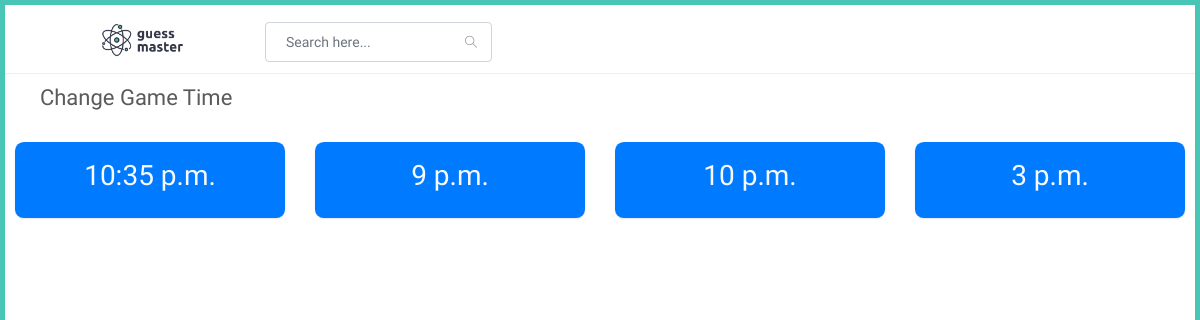
/adminapp/change-time, run on the app's committed database.
### adminapp/models.py (models this page shows, shortened)
class PlayTime(models.Model):
    start_time = models.TimeField()
    end_time = models.TimeField()

### adminapp/views.py (the view)
# urls.py: path('change-time',views.change_time,name="change_time"),
def change_time(request):
    try:
        times = PlayTime.objects.filter().all()
    except:
        pass
    context = {
        'times' : times
    }
    return render(request,'adminapp/change_time.html',context)

### templates/adminapp/change_time.html
{% extends 'adminapp/partials/base.html' %}
{% load static %}
{% block content %}
<div id="main-content">
    <div class="container-fluid">
        <div class="block-header">
            <div class="row">
                <div class="col-lg-5 col-md-8 col-sm-12">
                    <h2><a href="javascript:void(0);" class="btn btn-xs btn-link btn-toggle-fullwidth"><i class="fa fa-arrow-left"></i></a>Change Game Time</h2>
                </div>
            </div>
        </div>
        <div class="row clearfix">
            {% for time in times %}
            <div class="col-lg-3 col-md-12">
                <a href="{% url 'adminapp:change_game_time' time.id %}">
                <div class="card text-center bg-primary">
                    <div class="body">
                        <div class="p-15 text-light">
                            <h3>{{time.end_time}}</h3>
                        </div>
                    </div>
                </div>
                </a>
            </div>
            {% endfor %}
        </div>
    </div>
</div>
{% endblock %}

### static/css/color_skins.css (style rules this page uses)
.theme-cyan:before,.theme-cyan:after { background:#49c5b6 }

### data on the page
PlayTime: end_time "10:35 p.m."
PlayTime: end_time "9 p.m."
PlayTime: end_time "10 p.m."
PlayTime: end_time "3 p.m."
